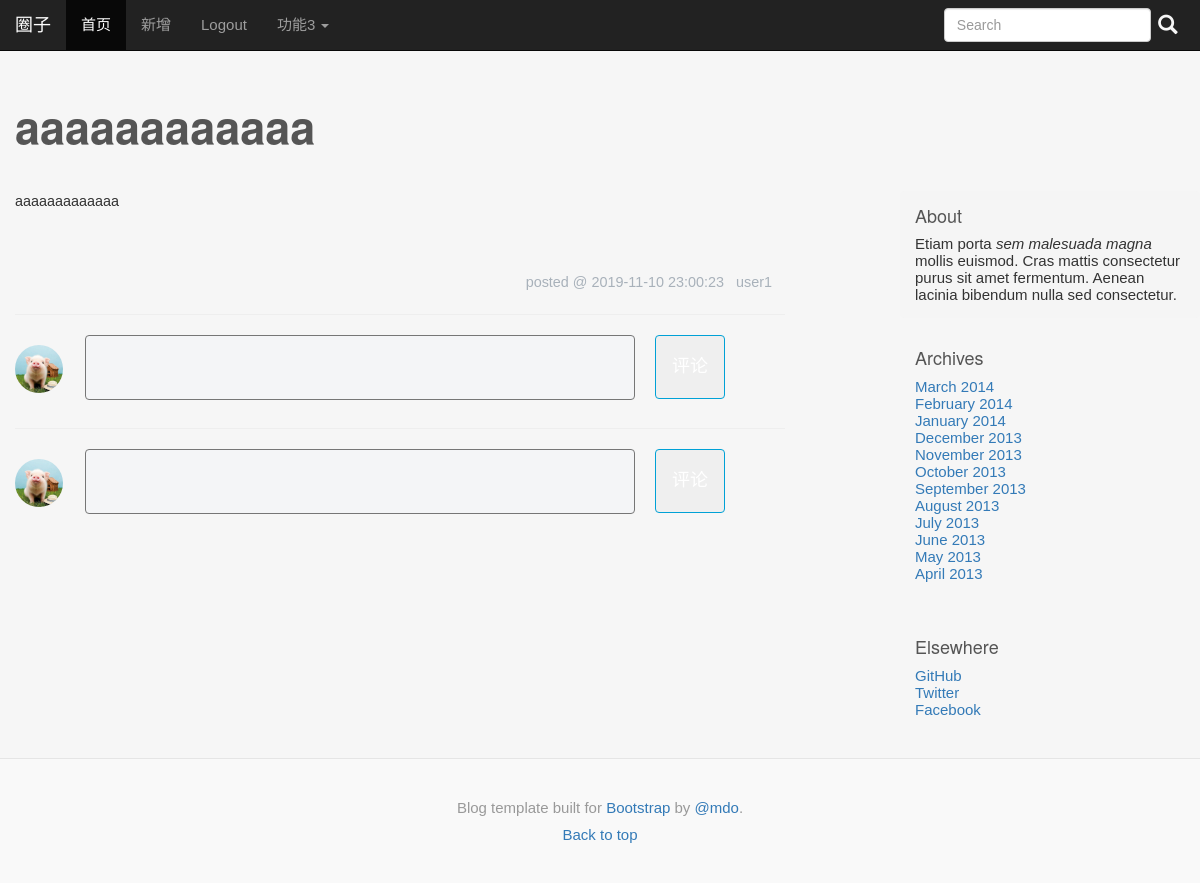
The page /article/1 on the database as committed earlier.
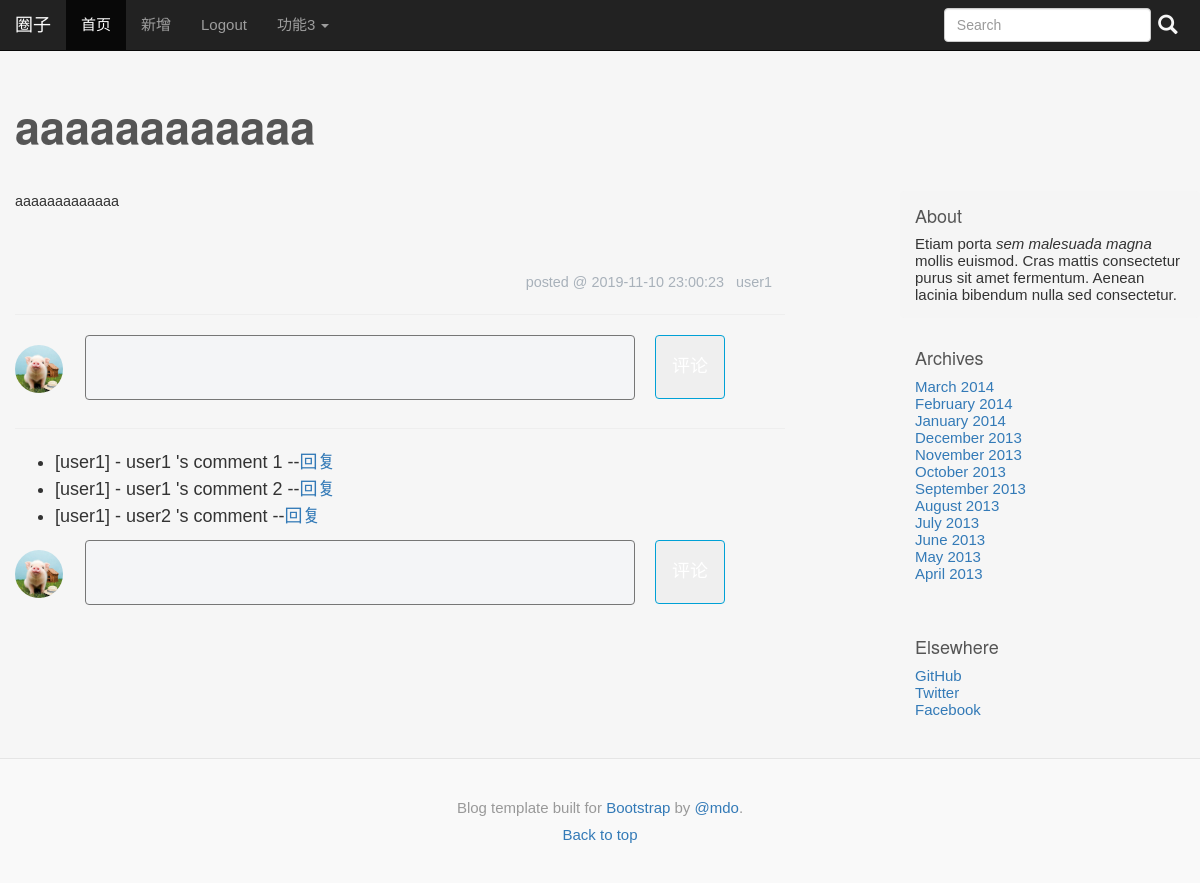
The same page on the database as committed later.
### tables this page shows
CREATE TABLE post (
  id INTEGER PRIMARY KEY AUTOINCREMENT,
  author_id INTEGER NOT NULL,
  created TIMESTAMP NOT NULL DEFAULT (datetime(CURRENT_TIMESTAMP,'localtime')),
  title TEXT NOT NULL,
  body TEXT NOT NULL,
  FOREIGN KEY (author_id) REFERENCES user (id)
);

CREATE TABLE user (
  id INTEGER PRIMARY KEY AUTOINCREMENT,
  username TEXT UNIQUE NOT NULL,
  password TEXT NOT NULL
);

CREATE TABLE comment (
  authorid INTEGER NOT NULL,
  postid INTEGER NOT NULL,
  userid INTEGER NOT NULL,
  ctext TEXT NOT NULL,
  ctime TIMESTAMP NOT NULL DEFAULT (datetime(CURRENT_TIMESTAMP,'localtime')),
  enable_dis BOOLEAN NOT NULL,
  reply_targetid INTEGER,
  FOREIGN KEY (userid) REFERENCES user (id),
  FOREIGN KEY (reply_targetid) REFERENCES user (id),
  FOREIGN KEY (authorid) REFERENCES post (author_id),
  FOREIGN KEY (postid) REFERENCES post (id) ON DELETE CASCADE
);

### myapp/blog.py (the view, shortened to what this page needs)
@bp.route('/article/<int:id>',methods=('GET','POST'))
def article(id):
    post = get_post(id,check_author=False)
    db=get_db()
    comments = db.execute(
        'SELECT authorid,postid,userid,ctext,ctime,enable_dis,reply_targetid,u.username '
        ' FROM comment c JOIN user u ON c.authorid = ? and c.postid=?'
        ' WHERE u.id=c.authorid',
        (post['author_id'],post['id'])
    ).fetchall()
    return render_template('blog/article.html',post=post,comments=comments)

### myapp/auth.py (called while the page is built)
@bp.before_app_request
def load_logged_in_user():
	user_id = session.get('user_id')
	if user_id is None:
		g.user = None
	else:
		g.user = get_db().execute(
			'SELECT * FROM user WHERE id=?',(user_id,)
		).fetchone()

### myapp/blog.py (called while the page is built)
def get_post(id,check_author=True):
    db = get_db()
    post = db.execute(
        'SELECT p.id,title,body,created, author_id, username'
        ' FROM post p JOIN user u ON p.author_id = u.id'
        ' WHERE p.id=?' ,
        (id,)
    ).fetchone()
    if not post:
        abort(404,"Post None")
    if check_author and post['author_id']!=g.user['id']:
        abort(403)
    return post

### myapp/db.py (called while the page is built)
def get_db():
	if not 'db' in g:
		g.db = sqlite3.connect(
			os.path.join(current_app.instance_path,'myapp.sqlite'),
			detect_types=sqlite3.PARSE_DECLTYPES
		)
		g.db.row_factory = sqlite3.Row
	return g.db

### myapp/templates/blog/article.html (shortened to what this page needs)
{% extends 'base.html' %}
{% block mycss %}
<link href="{{url_for('static',filename='blog_article.css')  }}" rel="stylesheet" >
{% endblock %}
{% block blog_title %}{{ post["title"] }}{% endblock %}
{% block blog_text %}
<div class="blog-post">
    {{post['body']|safe}}
</div>
<div class="blog-article-bottom">
    <span>posted @ {{post['created']}} &nbsp; {{post['username']}}</span>
</div>
<hr>
<div class="comments">
    <form method="POST">
        <div class="comment-send ">
            <div class="comment-avatar">
                <img src="{{url_for('static',filename='pic/avatar.png')  }}" alt="testz">
            </div>
                <div class="comment-box">
                    <textarea name="comment_msg" cols="80" rows="5"></textarea>
                </div>
                <button class="comment-submit">评论</button>
        </div>
    </form>
    <hr>
    <div class="comment-list">
        <ul>
            {%for comment in comments%}
            <li>
                [{{comment['username']}}] - {{comment['ctext']}}
                --<a href="{{url_for('blog.reply',postid=post['id'],userid=comment['userid'])}}">回复</a>
            </li>
            {%endfor%}
        </ul>
        <form method="POST">
            <div class="comment-send ">
                <div class="comment-avatar">
                    <img src="{{url_for('static',filename='pic/avatar.png')  }}" alt="testz">
                </div>
                    <div class="comment-box">
                        <textarea name="comment_msg" cols="80" rows="5"></textarea>
                    </div>
                    <button class="comment-submit">评论</button>
            </div>
        </form>
    </div>
</div>
{%endblock%}

### myapp/templates/base.html (shortened to what this page needs)
<!DOCTYPE html>
<html lang="en">
  <head>
	<link rel="stylesheet" href="https://cdn.jsdelivr.net/npm/bootstrap@3.3.7/dist/css/bootstrap.min.css">
    <link href="{{url_for('static',filename='base.css')  }}" rel="stylesheet" >
    {% block mycss %}{% endblock %}
  </head>
  <body>
    <nav class="navbar navbar-inverse navbar-fixed-top">
      <div class="container">
        <div class="navbar-header">
          <a class="navbar-brand" href="#">圈子</a>
        </div>
        <div class="collapse navbar-collapse" id="bs-example-navbar-collapse-1">
          <ul class="nav navbar-nav">
            <li class="active"><a href="/">首页 <span class="sr-only">(current)</span></a></li>
            <li><a href="{{ url_for('blog.create') }}">新增</a></li>
          </ul>
          <form class="navbar-form navbar-right">
            <div class="form-group">
              <input type="text" class="form-control" placeholder="Search">
            </div>
            <div class="blog-index-search">
                <span class="glyphicon glyphicon-search"></span>
            </div>
          </form>
          <ul class="nav navbar-nav">
            <li><a href="{{ url_for('auth.logout')  }}">Logout</a></li>
            <li class="dropdown">
              <a href="#" class="dropdown-toggle" data-toggle="dropdown" role="button" aria-haspopup="true" aria-expanded="false">功能3 <span class="caret"></span></a>
            </li>
          </ul>
        </div>
      </div>
    </nav>
    <div class="container">
      <div class="blog-header">
          <h3 class="blog-title"><b>
            {% block blog_title %}
            {% endblock %}
          </b> </h3>
      </div>
      <div class="row">
        <div class="col-sm-8 blog-main">
          {% block blog_text %}
          {%endblock%}
        </div>
        <div class="col-sm-3 col-sm-offset-1 blog-sidebar">
          <div class="sidebar-module sidebar-module-inset">
          <h4>About</h4>
          <p>Etiam porta <em>sem malesuada magna</em> mollis euismod. Cras mattis consectetur purus sit amet fermentum. Aenean lacinia bibendum nulla sed consectetur.</p>
          </div>
          <div class="sidebar-module">
            <h4>Archives</h4>
            <ol class="list-unstyled">
              <li><a href="#">March 2014</a></li>
              <li><a href="#">February 2014</a></li>
              <li><a href="#">January 2014</a></li>
              <li><a href="#">December 2013</a></li>
              <li><a href="#">November 2013</a></li>
              <li><a href="#">October 2013</a></li>
              <li><a href="#">September 2013</a></li>
              <li><a href="#">August 2013</a></li>
              <li><a href="#">July 2013</a></li>
              <li><a href="#">June 2013</a></li>
              <li><a href="#">May 2013</a></li>
              <li><a href="#">April 2013</a></li>
            </ol>
          </div>
          <div class="sidebar-module">
          <h4>Elsewhere</h4>
          <ol class="list-unstyled">
              <li><a href="#">GitHub</a></li>
              <li><a href="#">Twitter</a></li>
              <li><a href="#">Facebook</a></li>
          </ol>
          </div>
        </div>
      </div>
    </div>
    <footer class="blog-footer">
      <p>Blog template built for <a href="http://getbootstrap.com">Bootstrap</a> by <a href="https://twitter.com/mdo">@mdo</a>.</p>
      <p>
        <a href="#">Back to top</a>
      </p>
    </footer>
  </body>
</html>

### myapp/static/base.css (style rules this page uses)
body { font-family: "Microsoft YaHei", Arial, Helvetica, sans-serif; font-style:normal; background-color: #f6f6f6; font-variant-ligatures: normal; font-variant-caps: normal; font-variant-numeric: normal; font-variant-east-asian: normal; font-weight: normal; font-stretch: normal; font: 15px "Microsoft YaHei", Arial, Helvetica, sans-serif; }
h1, .h1, h2, .h2, h3, .h3, h4, .h4, h5, .h5, h6, .h6 { margin-top: 0; font-family: "Helvetica Neue", Helvetica, Arial, sans-serif; font-weight: normal; color: #555; }
@media (min-width: 1200px) { .container { width: 1200px; } }
.blog-index-search { display: inline-block; height:30px; width:30px; cursor: pointer; }
.blog-index-search .glyphicon { font-size: 1.3em; color: #f6f6f6; top:5px; margin-left: 3px; }
.blog-header { padding-top: 100px; padding-bottom: 20px; }
.blog-title { font-size: 3em; max-width:800px; }
.blog-main { font-size: 18px; line-height: 1.5; }
.sidebar-module { padding: 15px; margin: 0 -15px 15px; }
.sidebar-module-inset { padding: 15px; background-color: #f5f5f5; border-radius: 4px; }
.sidebar-module-inset p:last-child, .sidebar-module-inset ul:last-child, .sidebar-module-inset ol:last-child { margin-bottom: 0; }
.blog-post { margin-bottom: 60px; }
.blog-footer { padding: 40px 0; color: #999; text-align: center; background-color: #f9f9f9; border-top: 1px solid #e5e5e5; }
.blog-footer p:last-child { margin-bottom: 0; }

### myapp/static/blog_article.css (style rules this page uses)
.blog-post { font-size: 0.8em; }
.blog-article-bottom { font-size: 0.8em; width: 100%; text-align: right; padding-right: 5px; margin-top: 5px; color: #a8b1ba; }
.comment-send { display: flex; justify-content: flex-start; }
.comment-avatar { margin-right:20px; position:relative; width:50px; }
.comment-avatar img { width:48px; height:48px; border-radius: 50%; position: absolute; top:10px; }
.comment-box { width: 80%; max-width: 550px; margin-right:20px; }
.comment-box textarea { font-size:12px; background-color: #f4f5f7; overflow: auto; border-radius: 4px; color:#555; color: 100% !important; height:65px; width: 100%; padding:5px 10px; line-height: normal; resize:none; }
.comment-submit { width:70px; height:64px; top:0; padding:4px 15px; color:#fff; border-radius: 4px; text-align: center; vertical-align: top; border:1px solid #00a1d6; user-select:none; }

Rows that differ between the two databases and show on the page:
added comment: username "user1", ctext "user1 's comment 1"
added comment: username "user1", ctext "user1 's comment 2"
added comment: username "user1", ctext "user2 's comment"
